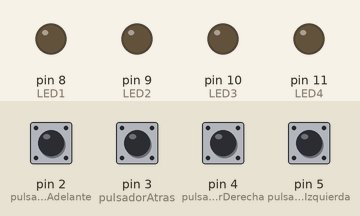
The program below on a simulated Arduino Uno, built with avr-gcc and run on an emulated ATmega328P. Shown: output pins drawn as LEDs (lit = HIGH). The test bench sets the inputs (shaded band); at power-on: pin 2 (pulsadorAdelante), pin 3 (pulsadorAtras), pin 4 (pulsadorDerecha), pin 5 (pulsadorIzquierda) LOW.

Above: at 1.2 s.
1.3 s: pin 2 (pulsadorAdelante) pulled HIGH for 0.15 s
At 2.5 s:
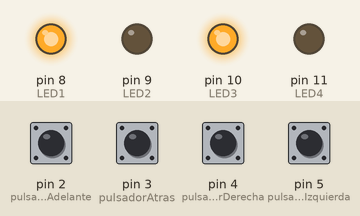
2.9 s: pin 3 (pulsadorAtras) pulled HIGH for 0.15 s
At 3.7 s:
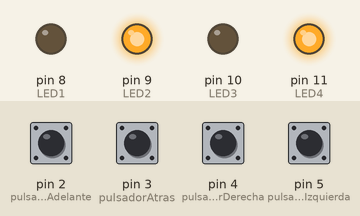
4.5 s: pin 4 (pulsadorDerecha) pulled HIGH for 0.15 s
At 4.9 s:
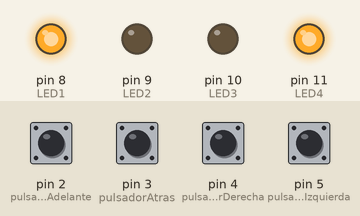
6.1 s: pin 5 (pulsadorIzquierda) pulled HIGH for 0.15 s
At 7.3 s:
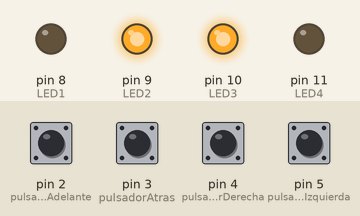
7.7 s: pin 2 (pulsadorAdelante) pulled HIGH for 1 s
At 8.6 s:
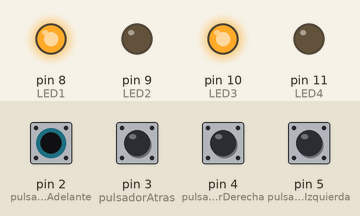
10.2 s: pin 3 (pulsadorAtras) pulled HIGH for 1 s
At 10.5 s:
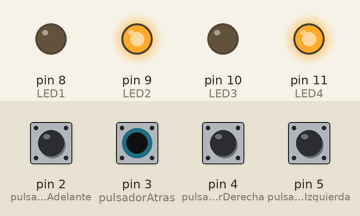
Timing chart, 0 to 13.2 s (numbered marks = the images above; inputs shaded):
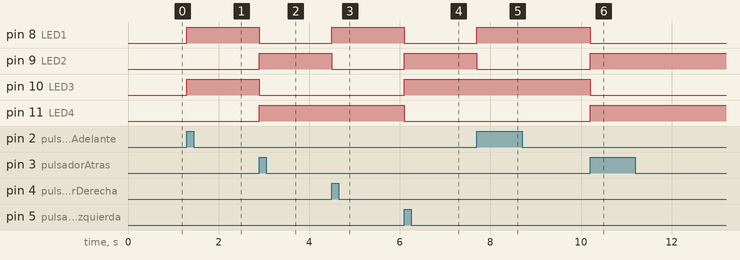

Measured:
- after the input at 1.3 s, pin 8 (LED1), pin 10 (LED3): LOW → HIGH at once
- after the input at 2.9 s, pin 8 (LED1), pin 10 (LED3): HIGH → LOW at once; pin 9 (LED2), pin 11 (LED4): LOW → HIGH at once
- after the input at 4.5 s, pin 8 (LED1): LOW → HIGH at once; pin 9 (LED2): HIGH → LOW at once
- after the input at 6.1 s, pin 8 (LED1), pin 11 (LED4): HIGH → LOW at once; pin 9 (LED2), pin 10 (LED3): LOW → HIGH at once
- after the input at 7.7 s, pin 8 (LED1): LOW → HIGH at once; pin 9 (LED2): HIGH → LOW at once
- after the input at 10.2 s, pin 8 (LED1), pin 10 (LED3): HIGH → LOW at once; pin 9 (LED2), pin 11 (LED4): LOW → HIGH at once

The program:

main.cpp
```cpp
#include <Arduino.h>

#define pulsadorAdelante 2
#define pulsadorAtras 3
#define pulsadorDerecha 4
#define pulsadorIzquierda 5

#define LED1 8
#define LED2 9
#define LED3 10
#define LED4 11

void setup() {
  pinMode(pulsadorAdelante, INPUT);
  pinMode(pulsadorAtras, INPUT);
  pinMode(pulsadorDerecha, INPUT);
  pinMode(pulsadorIzquierda, INPUT);

  pinMode(LED1, OUTPUT);
  pinMode(LED2, OUTPUT);
  pinMode(LED3, OUTPUT);
  pinMode(LED4, OUTPUT);

  digitalWrite(LED1, LOW);
  digitalWrite(LED2, LOW);
  digitalWrite(LED3, LOW);
  digitalWrite(LED4, LOW);
}

void loop() {
  if (digitalRead(pulsadorAdelante) == 1) {
    digitalWrite(LED1, HIGH);
    digitalWrite(LED3, HIGH);
    digitalWrite(LED2, LOW);
    digitalWrite(LED4, LOW);
  }

  if (digitalRead(pulsadorAtras) == 1) {
      digitalWrite(LED1, LOW);
      digitalWrite(LED3, LOW);
      digitalWrite(LED2, HIGH);
      digitalWrite(LED4, HIGH);
  }

  if (digitalRead(pulsadorDerecha) == 1) {
      digitalWrite(LED1, HIGH);
      digitalWrite(LED3, LOW);
      digitalWrite(LED2, LOW);
      digitalWrite(LED4, HIGH);
  }

  if (digitalRead(pulsadorIzquierda) == 1) {
      digitalWrite(LED1, LOW);
      digitalWrite(LED3, HIGH);
      digitalWrite(LED2, HIGH);
      digitalWrite(LED4, LOW);
  }
}
```
